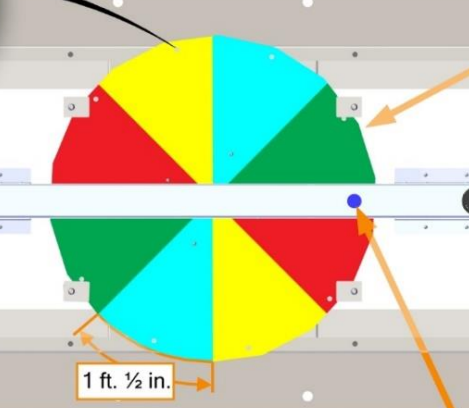
#> input picture image.bmp, 469 x 408 px, given in place of the camera
$ python localtest.py   (older library calls are emulated)
#> lines starting #> are read from the running program, lines starting #| are printed output that depends on the picture; after the words box and inside, x2 and y2 are one past the last pixel; in counts of white or black regions, pixels touching at a corner belong together
#!/usr/bin/python3
# coding=utf-8
# Copyright(C) Team #6392 Dimension Creators

import numpy as np
import cv2
import time

cap = cv2.VideoCapture(0)

min_hue, min_sat, min_val = 35, 43, 30
max_hue, max_sat, max_val = 77, 255, 255
kernel = np.ones((7, 7), np.uint8)

if not cap.isOpened():
    print("No Cameras Detected!")
    # [16 lines of commented-out code are left out]

else:
    while True:
        ret, frame = cap.read()
#> frame is the input picture: shape (408, 469, 3); mean B, G, R 169.9, 206.1, 185.6
        t1 = time.time_ns()
        if not ret:
            break
        else:
            hsv = cv2.cvtColor(frame, cv2.COLOR_RGB2HSV)
#> hsv: shape (408, 469, 3); mean H, S, V 72.5, 101.3, 226.5
            binary_img = cv2.inRange(
                hsv, (min_hue, min_sat, min_val), (max_hue, max_sat, max_val))
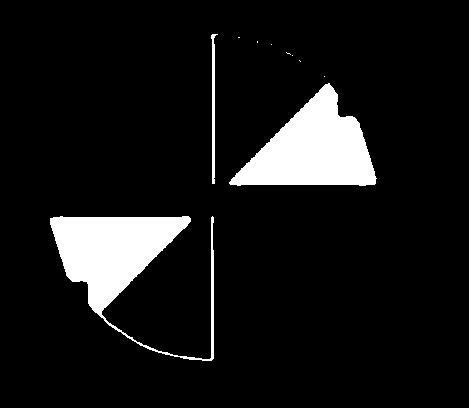
#> binary_img: shape (408, 469); 8.9% white; 10 white regions (7 under 20 px), largest, box (x1, y1, x2, y2) and area: (50, 216, 214, 361) 8324, (229, 83, 377, 186) 8293, (211, 34, 218, 184) 451

            for i in range(0, 5):
                binary_img = cv2.morphologyEx(
                    binary_img, cv2.MORPH_OPEN, kernel)
#> this loop made 5 passes
#> pass 1, `binary_img = cv2.morphologyEx( binary_img, cv2.MORPH_OPEN, kernel)`:
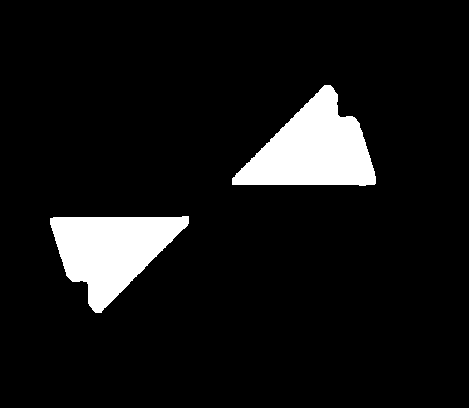
#> binary_img: shape (408, 469); 8.3% white; 2 white regions, box (x1, y1, x2, y2) and area: (232, 85, 376, 186) 8269, (50, 216, 189, 313) 7622

            for i in range(0, 5):
                binary_img = cv2.morphologyEx(
                    binary_img, cv2.MORPH_CLOSE, kernel)

            a, contours, b = cv2.findContours(
                image=binary_img, mode=cv2.RETR_TREE, method=cv2.CHAIN_APPROX_SIMPLE)
#> contours = 2 contours; box (x1, y1, x2, y2) and area: (232, 85, 376, 186) 8086, (50, 216, 189, 313) 7444; b = [[1, -1, -1, -1], [-1, 0, -1, -1]]
            cv2.drawContours(frame, contours, contourIdx=-1,
                             thickness=5, color=(204, 195, 49))
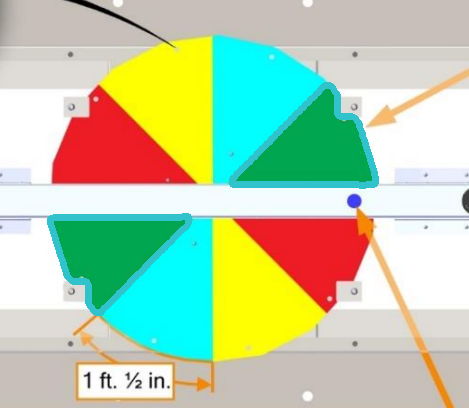
#> frame: shape (408, 469, 3); 2.8% of pixels changed, all inside (x1, y1, x2, y2) = (47, 82, 379, 316)

            t2 = time.time_ns()
            fps = "FPS: " + str(int(1/((t2 - t1) * (10**-9))))
            cv2.putText(img=frame, text=fps, org=(
                0, 15), fontFace=cv2.FONT_HERSHEY_SIMPLEX, fontScale=0.5, color=(218, 178, 217))
#> frame: shape (408, 469, 3); 0.06% of pixels changed, all inside (x1, y1, x2, y2) = (2, 5, 62, 16)

            cv2.imshow('binary_img', binary_img)
            cv2.imshow('color_img', frame)

            if cv2.waitKey(1) and 0xFF == ord('q'):
#> (key q is pressed here)
                break

cap.release()
cv2.destroyAllWindows()
